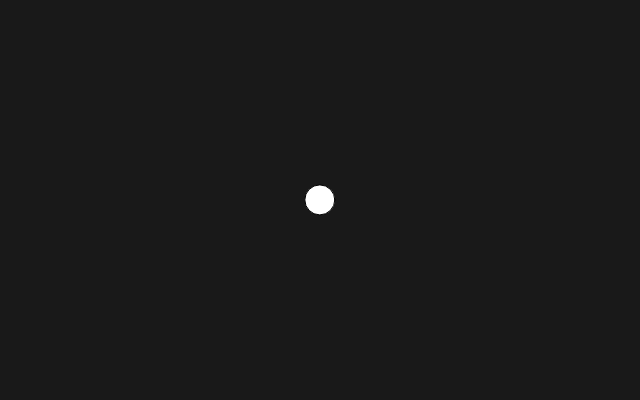
Frame 1 (no input)
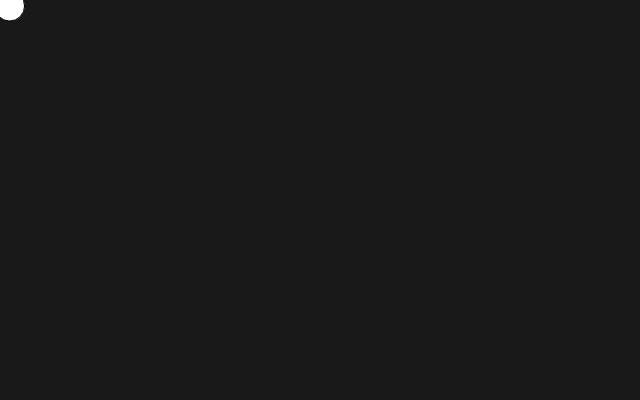
Frame 60 (no input)
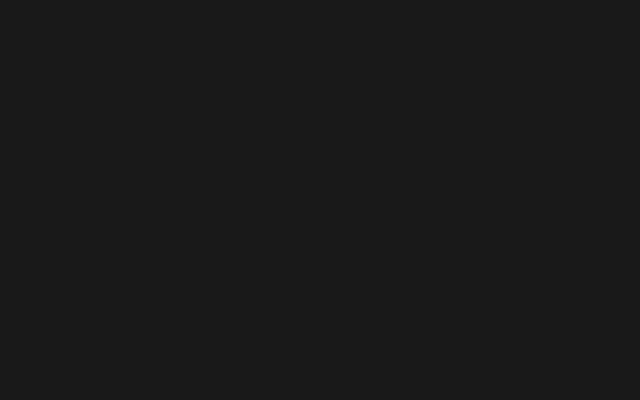
Frame 120 (the mouse pressed at the canvas centre since frame 60)

The p5.js sketch that drew these frames (run headless with seeded random() and noise() and a simulated clock; from frame 60 on, the mouse is pressed at the canvas centre):

// p5.js sketch
// ── sketch.js
var w;

function setup() {
  createCanvas(640, 400);
  w = new Walker();
}

function draw() {
  background(25);
  w.update();
  w.display();
  
}


function Walker() {
  this.pos = createVector(width/2, height/2);
  this.vel = createVector(0, 0);
  
  this.update = function() {
    //calculate acceleration based on mouse position
    var mouse = createVector(mouseX, mouseY);
    this.acc = p5.Vector.sub(mouse, this.pos);
    //set the magnitude of each vector to 1
    this.acc.normalize();
    this.acc.div(5);
    
    //update velocity and position
    this.vel.add(this.acc);
    this.pos.add(this.vel);
  }
  
  this.display = function() {
    fill(255);
    ellipse(this.pos.x, this.pos.y, 30, 30);
  }
  
}
